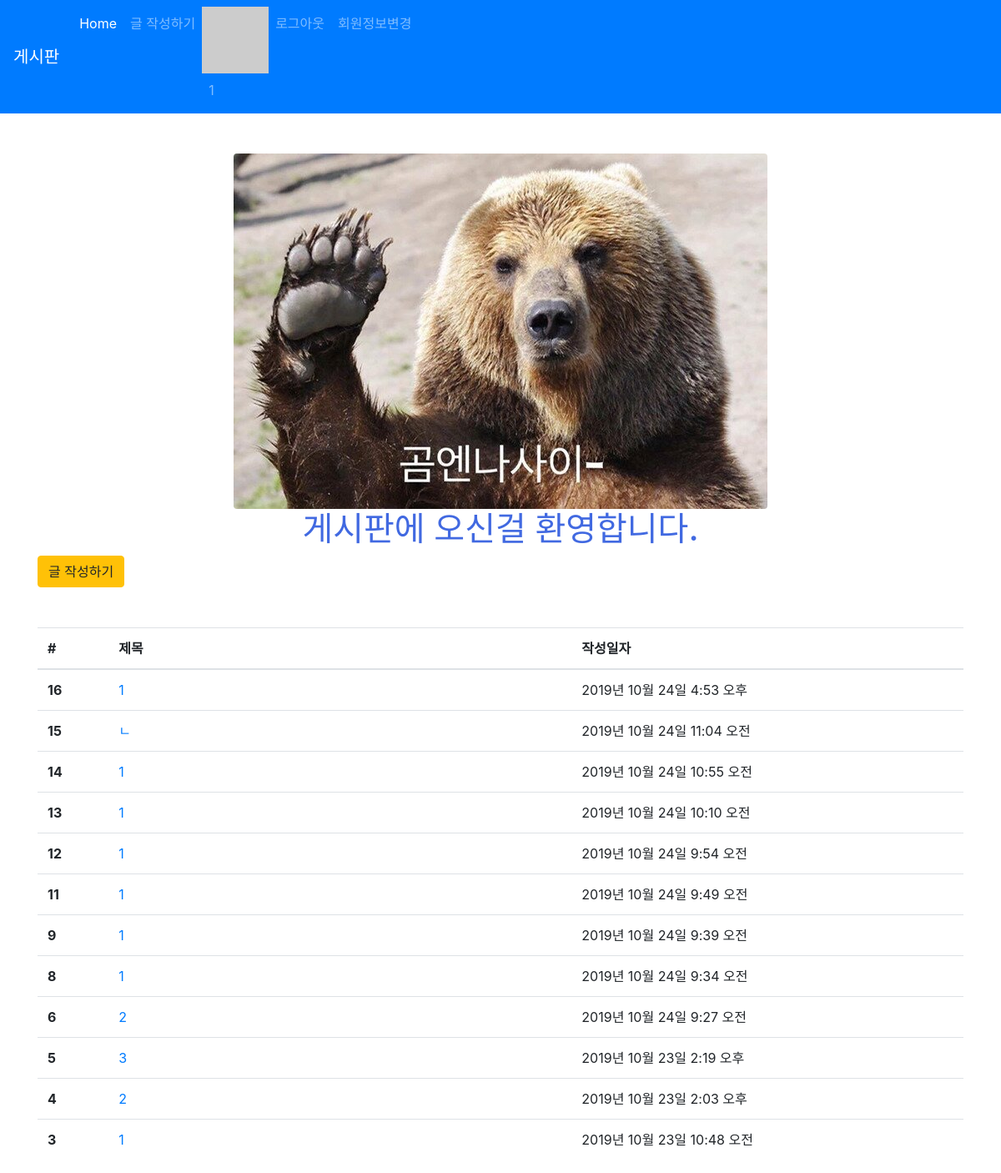
Page /articles/ (signed in) on the earlier database version.
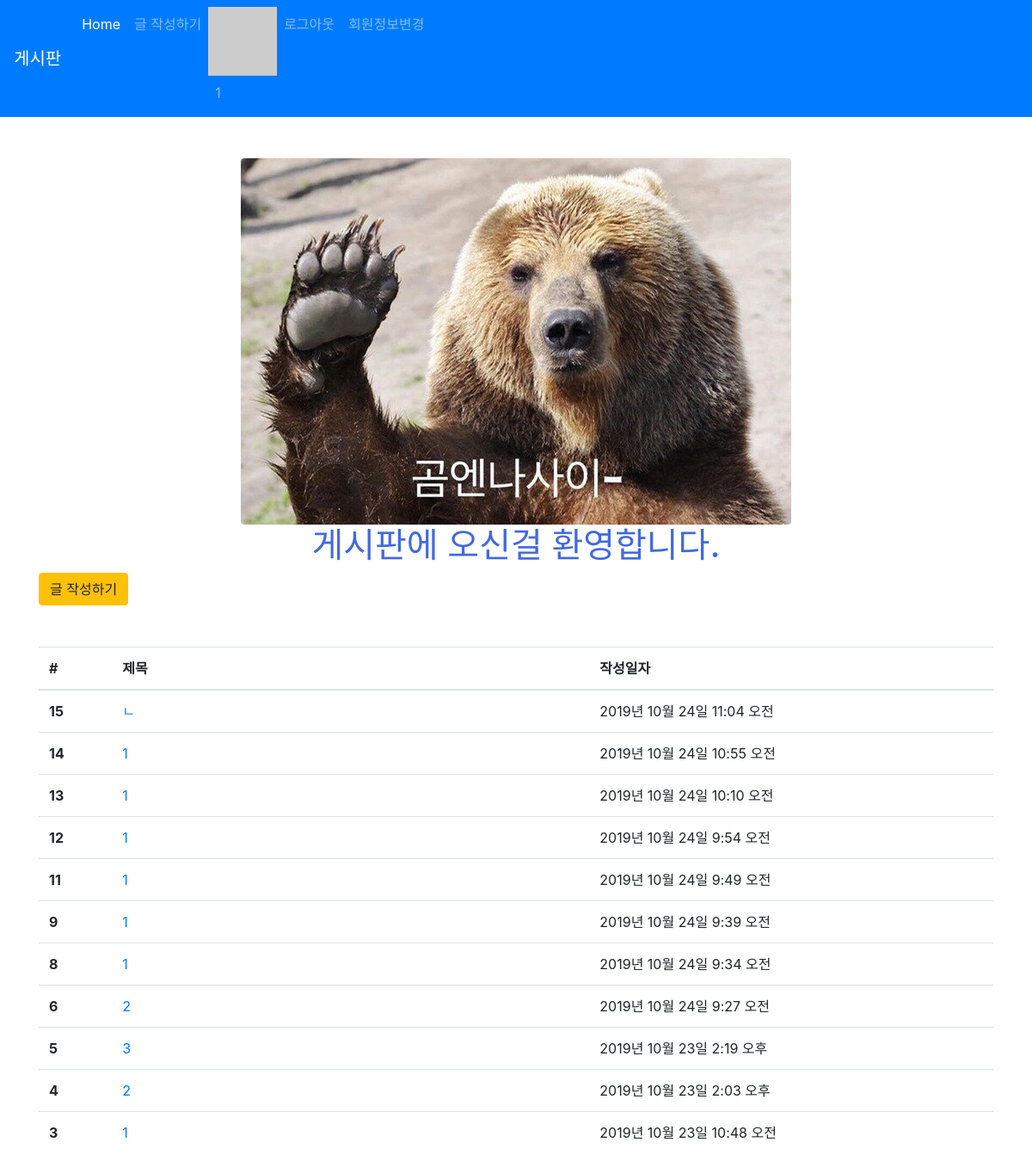
Same page on the later database version.
### accounts/models.py (models this page shows)
class User(AbstractUser):  # 확장 가능성을 위해 직접 만들어서 사용 권장
    followers = models.ManyToManyField(settings.AUTH_USER_MODEL, related_name='followings', blank=True)

### articles/models.py (models this page shows, shortened)
class Article(models.Model):
    title = models.CharField(max_length=10)
    content = models.TextField()
    image = models.ImageField(blank=True)
    image_thumbnail = ImageSpecField(
        processors=[ResizeToFill(300, 300)],   #
        format='JPEG',   # format 옵션
        options={'quality': 80}  # 압축 퀄리티
    )
    created_at = models.DateTimeField(auto_now_add=True)
    updated_at = models.DateTimeField(auto_now=True)
    user = models.ForeignKey(settings.AUTH_USER_MODEL, on_delete=models.CASCADE)  # 로그인된 User객체 저장
    like_users = models.ManyToManyField(settings.AUTH_USER_MODEL, related_name='like_articles', blank=True)
    hashtags = models.ManyToManyField(HashTag, related_name='articles', blank=True)

### articles/views.py (the view)
# urls.py: path('', views.index, name='index'),
def index(request):
    articles = Article.objects.order_by('-id')
    context = {
        'articles': articles
    }
    return render(request, 'articles/index.html', context)

### articles/templatetags/gravatar.py (called while the page is built)
@register.filter
def makehash(user):
    email = user.email
    social_user = user.socialaccount_set.all().first()
    if social_user:
        return social_user.extra_data.get('properties').get('profile_image')
    return 'https://www.gravatar.com/avatar/' + hashlib.md5(email.strip().lower().encode('utf-8')).hexdigest()

### articles/templates/articles/index.html (shortened to what this page needs)
{% extends 'articles/base.html' %}
{% load static %}
{% block css %}
<link rel="stylesheet" href="{% static 'articles/style.css' %}">
{% endblock %}
{% block body %}
  <img src="{% static 'articles/gom.jpg' %}" class="rounded mx-auto d-block" alt="">
  <h1 class="text-center title">게시판에 오신걸 환영합니다.</h1>
  {% if user.is_authenticated %}
  <a href="{% url 'articles:create' %}" class="btn btn-warning">글 작성하기</a>
  {% endif %}
  <table class="table mt-5">
    <thead>
      <tr>
        <th scope="col">#</th>
        <th scope="col">제목</th>
        <th scope="col">작성일자</th>
      </tr>
    </thead>
    <tbody>
      {% for article in articles %}
      <tr>
        <th scope="row">{{ article.id }}</th>
        <td>
          <a href="{% url 'articles:detail' article.pk %}">
              {{ article.title }}
          </a>
        </td>
        <td>{{ article.created_at }}</td>
      </tr>
      {% endfor %}
    </tbody>
  </table>
{% endblock %}

### articles/templates/articles/base.html (shortened to what this page needs)
{% load static %}
<!DOCTYPE html>
<html lang="ko">
<head>
  <link rel="stylesheet" href="{% static 'bootstrap/css/bootstrap.min.css' %}">
  {% block css %}{% endblock %}
</head>
<body>
  {% include '_navbar.html' %}
  <div class="container mt-5">
    {% block body %}
    {% endblock %}
  </div>
</body>
</html>

### articles/templates/_navbar.html (shortened to what this page needs)
<nav class="navbar navbar-expand-lg navbar-dark bg-primary">
    <a class="navbar-brand" href="/articles/">게시판</a>
    <div class="collapse navbar-collapse" id="navbarNav">
      <ul class="navbar-nav">
        <li class="nav-item active">
          <a class="nav-link" href="/articles/">Home <span class="sr-only">(current)</span></a>
        </li>
        {% if user.is_authenticated %}
        <li class="nav-item">
          <a class="nav-link" href="/articles/create/">글 작성하기</a>
        </li>
        {% else %}
        {% comment %} <li class="nav-item">
          <a class="nav-link disabled" href="/articles/create/">글 작성하기</a>
        </li> {% endcomment %}
        {% endif %}
        {% if user.is_authenticated %}
        <li class="nav-item">
          {% load gravatar %}
          <img src="{{ user|makehash }}" alt="">
          <a class="nav-link" href="{% url 'accounts:profile' user.pk %}">{{ user.username }} </a>
        </li>
        <li class="nav-item">
          <a class="nav-link" href="{% url "accounts:logout" %}">로그아웃 </a>
        </li>
        <li class="nav-item">
          <a class="nav-link" href="{% url "accounts:update" %}">회원정보변경 </a>
        </li>
        {% endif %}
      </ul>
    </div>
  </nav>

### articles/static/articles/style.css (style rules this page uses)
.title { color: royalblue; }

### articles/templates/articles/index.html (style rules this page uses)
tr > th:nth-of-type(2) { width: 50%; }

Differences in the rows shown:
removed Article: id "16", title "1", created_at "2019년 10월 24일 4:53 오후"
